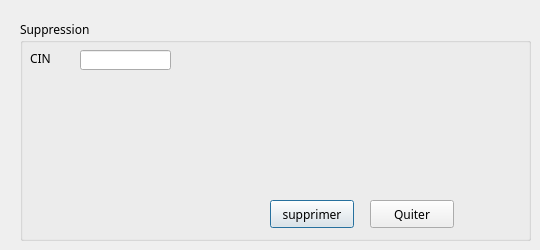
      <widget class="QWidget" name="Tab_3">
       <attribute name="title">
        <string>Supprimer</string>
       </attribute>
       <widget class="QGroupBox" name="groupBox_11">
        <property name="geometry">
         <rect>
          <x>20</x>
          <y>20</y>
          <width>511</width>
          <height>221</height>
         </rect>
        </property>
        <property name="font">
         <font>
          <family>MS Reference Sans Serif</family>
          <weight>50</weight>
          <bold>false</bold>
         </font>
        </property>
        <property name="title">
         <string>Suppression</string>
        </property>
        <widget class="QPushButton" name="supprimer_r">
         <property name="geometry">
          <rect>
           <x>250</x>
           <y>180</y>
           <width>84</width>
           <height>28</height>
          </rect>
         </property>
         <property name="font">
          <font>
           <family>MS Reference Sans Serif</family>
          </font>
         </property>
         <property name="styleSheet">
          <string notr="true">QPushButton::hover
{
	background-color: qlineargradient(spread:pad, x1:0, y1:0.511, x2:1, y2:0.511, stop:0 rgba(0, 207, 179, 255),stop:1 rgb(108, 135, 255));

}</string>
         </property>
         <property name="text">
          <string>supprimer</string>
         </property>
         <property name="default">
          <bool>true</bool>
         </property>
        </widget>
        <widget class="QLabel" name="label_45">
         <property name="geometry">
          <rect>
           <x>10</x>
           <y>30</y>
           <width>21</width>
           <height>16</height>
          </rect>
         </property>
         <property name="text">
          <string>CIN</string>
         </property>
        </widget>
        <widget class="QPushButton" name="quitter_supprimer_2">
         <property name="geometry">
          <rect>
           <x>350</x>
           <y>180</y>
           <width>84</width>
           <height>28</height>
          </rect>
         </property>
         <property name="font">
          <font>
           <family>MS Reference Sans Serif</family>
          </font>
         </property>
         <property name="contextMenuPolicy">
          <enum>Qt::NoContextMenu</enum>
         </property>
         <property name="styleSheet">
          <string notr="true">QPushButton::hover
{
	background-color: qlineargradient(spread:pad, x1:0, y1:0.511, x2:1, y2:0.511, stop:0 rgba(0, 207, 179, 255),stop:1 rgb(108, 135, 255));

}</string>
         </property>
         <property name="text">
          <string>Quiter</string>
         </property>
         <property name="autoDefault">
          <bool>false</bool>
         </property>
         <property name="default">
          <bool>false</bool>
         </property>
         <property name="flat">
          <bool>false</bool>
         </property>
        </widget>
        <widget class="QLineEdit" name="lineEdit_cin_s">
         <property name="geometry">
          <rect>
           <x>60</x>
           <y>30</y>
           <width>91</width>
           <height>20</height>
          </rect>
         </property>
        </widget>
       </widget>
      </widget>
